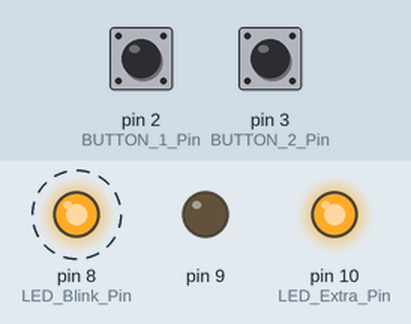
A sketch run on a simulated Arduino Uno, built with avr-gcc and run on an emulated ATmega328P. On the bench: output pins drawn as LEDs (lit = HIGH). Dashed ring = blinking. The inputs (shaded band) are chosen by the test bench; at power-on: pin 3 (BUTTON_2_Pin) HIGH, pin 2 (BUTTON_1_Pin) HIGH.

Above: at 1.2 s.
1.3 s: pin 3 (BUTTON_2_Pin) pulled LOW for 0.15 s
At 3.4 s:
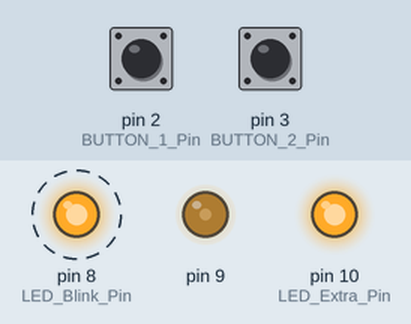
4.4 s: pin 3 (BUTTON_2_Pin) pulled LOW for 1 s
At 5.6 s:
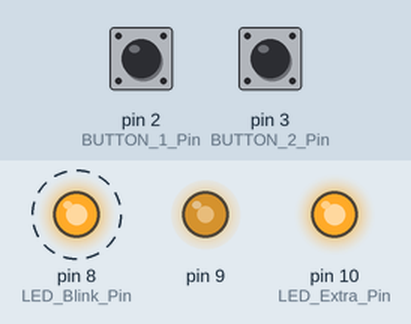
8.4 s: pin 3 (BUTTON_2_Pin) pulled LOW for 0.15 s
At 9.8 s:
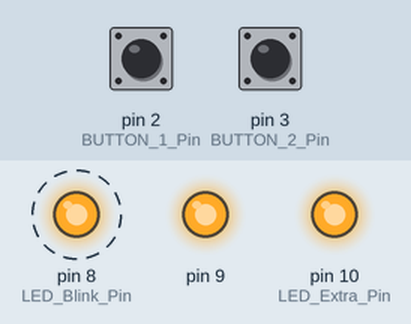
11.5 s: pin 2 (BUTTON_1_Pin) pulled LOW for 0.15 s
At 12.31 s:
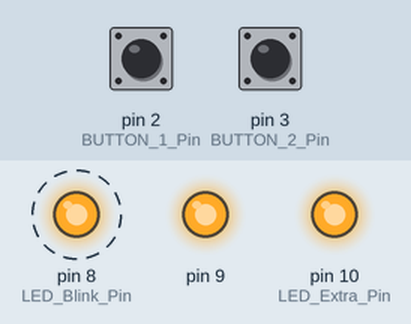
Timing chart, 0 to 15.5 s (numbered marks = the images above; inputs shaded):
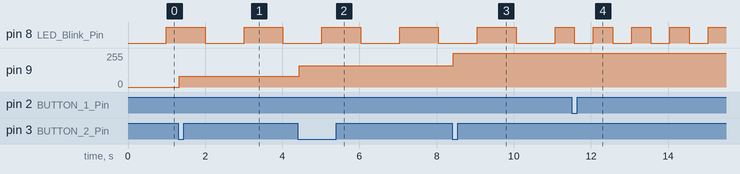

Measured:
- after the input at 1.3 s, pin 9: 0/255 → 80/255 at once
- after the input at 4.4 s, pin 9: 80/255 → 160/255 at once
- after the input at 8.4 s, pin 9: 160/255 → 255/255 at once
- after the input at 11.5 s, pin 8 (LED_Blink_Pin): alternates HIGH for 0.50 s and LOW for 0.50 s, starting after 0.07 s
- by itself, pin 8 (LED_Blink_Pin): alternates HIGH for 1.0 s and LOW for 1.0 s

The sketch:

Timers_Interrupts.ino
```cpp
#define LED_Blink_Pin  0  // Blinking led PB0
#define LED_Fade_Pin   1  // Fading led PB1
#define LED_Extra_Pin  2  // Extra led PB2

#define BUTTON_1_Pin   2  // Button_1 PD2
#define BUTTON_2_Pin   3  // Button_2 PD3


int speedOptions[] = {63, 31, 16};     // Different speed values
int currentSpeedIndex = 0;

int brightnessOptions[] = {0, 80, 160, 255}; // Different brightness values
int currentBrightnessIndex = 0;

volatile int blinkCounter = 0;
volatile int blinkInterval = 63;

void setup() {
  // Inputs & Outputs
  DDRB |= (1 << LED_Blink_Pin) | (1 << LED_Fade_Pin) | (1 << LED_Extra_Pin);
  DDRD &= ~((1 << BUTTON_1_Pin) | (1 << BUTTON_2_Pin));

  // Pull_up
  PORTD |= (1 << BUTTON_1_Pin) | (1 << BUTTON_2_Pin);

  // Turning on the extra led (system working)
  PORTB |= (1 << LED_Extra_Pin);

  // CTC Mode
  TCCR0A = (1 << WGM01);                      // CTC
  TCCR0B = (1 << CS02) | (1 << CS00);         // Prescaler = 1024
  OCR0A = 249;
  TIMSK0 = (1 << OCIE0A);                     // Compare Match

  // Fast PWM Mode
  TCCR1A = (1 << COM1A1) | (1 << WGM10);      // Fast PWM 8-bit, Non-inverting
  TCCR1B = (1 << WGM12) | (1 << CS11);        // Prescaler = 8
  OCR1A = brightnessOptions[currentBrightnessIndex];

  // Normal Mode
  TCCR2A = 0;                                 // Normal Mode
  TCCR2B = (1 << CS22) | (1 << CS21) | (1 << CS20); // Prescaler = 1024

  sei();
}

void loop() {

  // Button_1 is pressed
  if (!(PIND & (1 << BUTTON_1_Pin))) {
    Delay(2);

    if (!(PIND & (1 << BUTTON_1_Pin))) {

      // Change speed
      currentSpeedIndex = (currentSpeedIndex + 1) % 3;
      blinkInterval = speedOptions[currentSpeedIndex];

      // Wait until unpressed
      while (!(PIND & (1 << BUTTON_1_Pin)));
    }
  }

  // Button_2 is pressed
  if (!(PIND & (1 << BUTTON_2_Pin))) {
    Delay(2);

    if (!(PIND & (1 << BUTTON_2_Pin))) {

      // Change brightness
      currentBrightnessIndex = (currentBrightnessIndex + 1) % 4;
      OCR1A = brightnessOptions[currentBrightnessIndex];

      // Wait until unpressed
      while (!(PIND & (1 << BUTTON_2_Pin)));
    }
  }
}

// Blinking
ISR(TIMER0_COMPA_vect) {
  blinkCounter++;

  if (blinkCounter >= blinkInterval) {
    PORTB ^= (1 << LED_Blink_Pin);  // Toggle
    blinkCounter = 0;
  }
}

// Delay function
void Delay(unsigned int delayTicks) {
  for (unsigned int i = 0; i < delayTicks; i++) {
    TCNT2 = 0;
    TIFR2 |= (1 << TOV2);
    while ((TIFR2 & (1 << TOV2)) == 0);
  }
}
```
